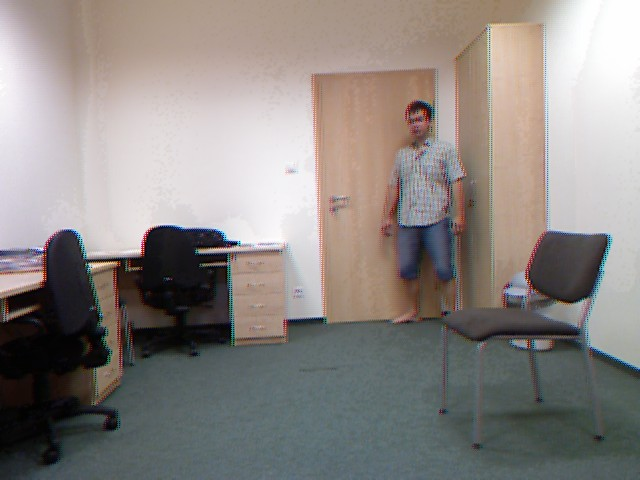
#> input picture ranetask/depth.png, 640 x 480 px
$ python depth.py
#> lines starting #> are read from the running program, lines starting #| are printed output that depends on the picture

import numpy as np
import matplotlib.pyplot as plt
from mpl_toolkits.mplot3d import Axes3D
import cv2


img_bgr = cv2.imread('depth.png')
#> img_bgr is the input picture: shape (480, 640, 3); mean B, G, R 131, 134.4, 140.2
img_gray = cv2.cvtColor(img_bgr, cv2.COLOR_BGR2GRAY)
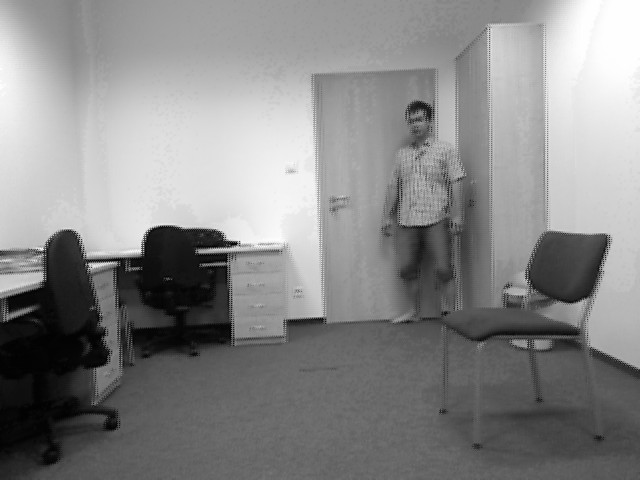
#> img_gray: shape (480, 640); min 0, max 255, mean 135.8
plt.imshow(img_gray, cmap='gray')
xx, yy = np.mgrid[0:img_gray.shape[0], 0:img_gray.shape[1]]
fig = plt.figure(figsize=(15,15))
#> (the run stopped early here; a loop or call above may not have finished)
